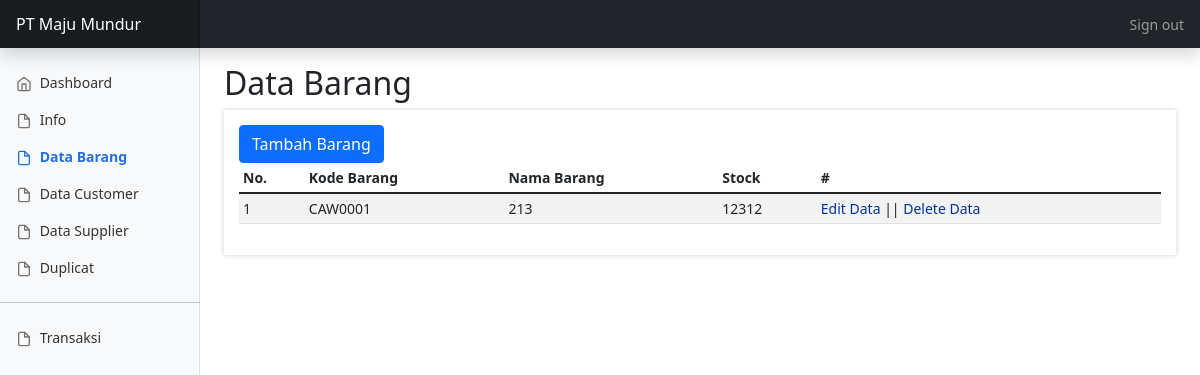
Page /index.php/databarang on the committed database.
### tables this page shows
CREATE TABLE `barang` (
  `kdbarang` varchar(10) NOT NULL,
  `nmbarang` varchar(50) DEFAULT NULL,
  `stok_mn` int(11) DEFAULT NULL,
  `jenis_id` varchar(10) DEFAULT NULL
);

### application/controllers/DataBarang.php (called while the page is built, shortened)
<?php
class DataBarang extends CI_Controller
{
	function __construct()
	{
		$this->load->model('Master', 'ms');
	}
	public function index()
	{
		$data = [
			"base" => base_url(),
			"menu" => "barang",
			"page" => "page/master/barang/data"
		];
		$data["databarang"] = $this->ms->getAll('barang')->result();
		$this->load->view('layout/layout', $data);
	}
}

### index.php (called while the page is built, shortened)
<?php
require_once BASEPATH . 'core/CodeIgniter.php';

### application/models/Master.php (called while the page is built, shortened)
<?php
class Master extends CI_Model
{
    function getAll($table)
    {
        $query = "SELECT * FROM $table ";
        return $this->db->query($query);
    }
}

### application/views/page/master/barang/data.php (the view, shortened to what this page needs)
<main class="col-md-9 ms-sm-auto col-lg-10 px-md-4 pt-3">
	<h2>Data Barang</h2>
	<div id="container">
		<a class="btn btn-primary " href="<?= $base ?>databarang/add">Tambah Barang</a>
		<div class="table-responsive">
			<table class="table table-striped table-sm">
				<thead>
					<tr>
						<th scope="col">No.</th>
						<th scope="col">Kode Barang</th>
						<th scope="col">Nama Barang</th>
						<th scope="col">Stock</th>
						<th scope="col">#</th>
					</tr>
				</thead>
				<tbody>
					<?php
					$no = 1;
					foreach ($databarang as $vdata) :
					?>
						<tr>
							<td>
								<?php echo $no++; ?>
							</td>
							<td>
								<?php echo $vdata->kdbarang; ?>
							</td>
							<td>
								<?php echo $vdata->nmbarang; ?>
							</td>
							<td>
								<?php echo $vdata->stok_mn; ?>
							</td>
							<td>
								<a href="<?php echo $base; ?>Databarang/
								edit/<?php echo $vdata->kdbarang ?>">
									Edit Data
								</a>||
								<a href="<?php echo $base; ?>Databarang/
								delete/<?php echo $vdata->kdbarang ?>">
									Delete Data
								</a>
							</td>
						</tr>
						<?php endforeach ?>
				</tbody>
			</table>
		</div>
	</div>
</main>

### assets/css/dashboard.css (style rules this page uses)
body { font-size: .875rem; }

### application/views/page/master/barang/data.php (style rules this page uses)
a { color: #003399; background-color: transparent; font-weight: normal; text-decoration: none; }
#container { box-shadow: 0 0 5px #D0D0D0; padding: 15px; }

### rows in the picture
barang: kdbarang "CAW0001", nmbarang "213", stok_mn "12312"
